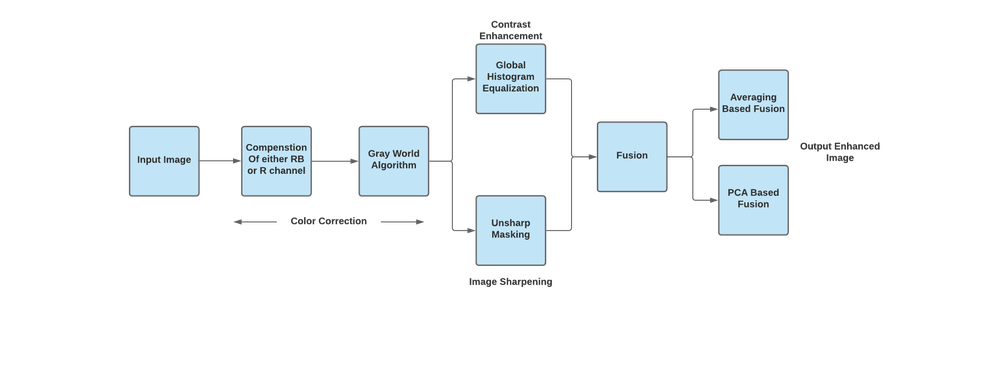
#> input picture images/block_diagram.png, 1000 x 381 px, shrunk from 2308 x 879 before the run
$ python -i uie_web_app.py   (imports and definitions only)
#> lines starting #> are read from the running program, lines starting #| are printed output that depends on the picture
#> further down, picture is the input picture: PIL image 1000x381 RGBA; mean R, G, B, A 20.5, 23.7, 25.4, 28
#!/usr/bin/env python
# coding: utf-8

# # CS517 Project - UnderWater Image Enhancement
# ## Pranjali Bajpai - 2018EEB1243
# ## Yogesh Vaidhya - 2018EEB1277

# Import libraries
from PIL import Image, ImageStat, ImageFilter, ImageOps
from matplotlib import pyplot as plt
import numpy as np
import streamlit as st

# [229 lines left out: functions main, about, image_enhancer, compensate_RB, gray_world, sharpen, not called in this run]

# # Contrast enhancement of white balanced image by Global Histogram Equalization

def hsv_global_equalization(image):
    # Convert to HSV
    hsvimage = image.convert('HSV')
#> hsvimage: PIL image 1000x381 HSV; mean H, S, V 14.4, 5.4, 25.4

    # [7 lines of commented-out code are left out]
    Hue, Saturation, Value = hsvimage.split()
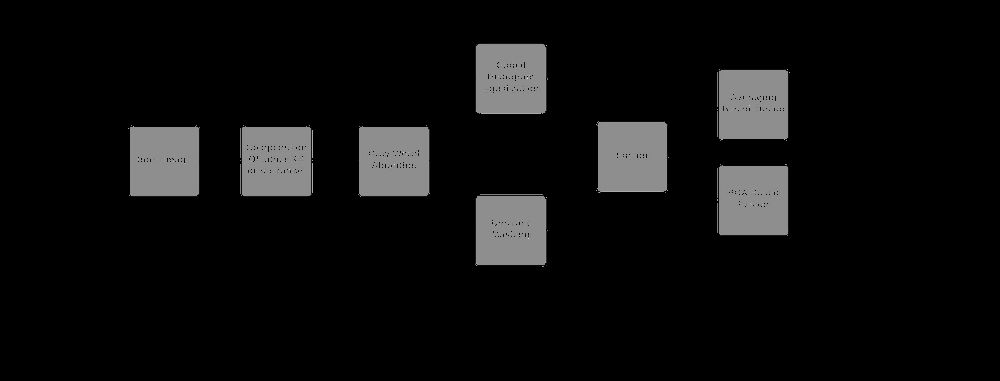
#> Hue: PIL image 1000x381 L; min 0, max 233, mean 14.4
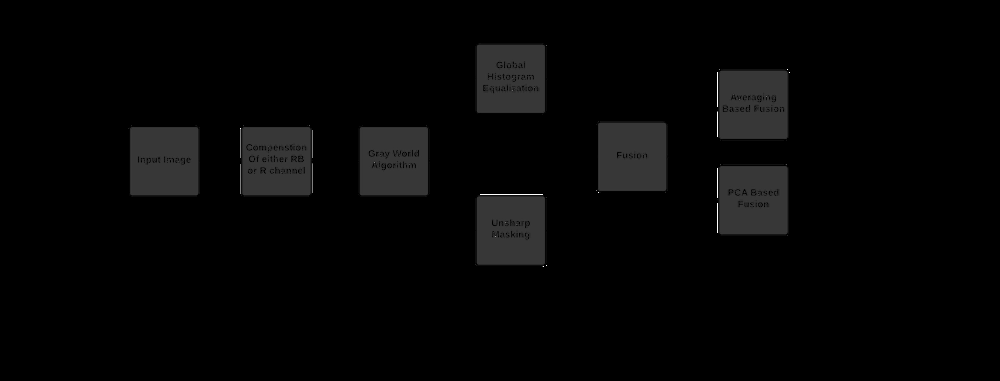
#> Saturation: PIL image 1000x381 L; min 0, max 255, mean 5.4
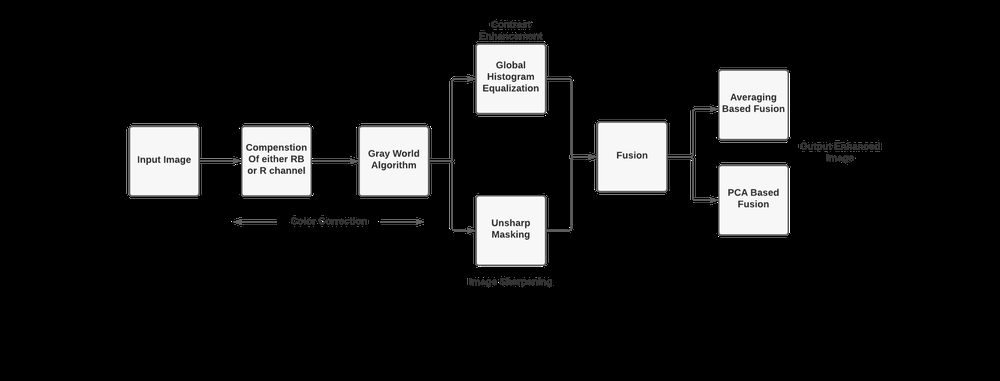
#> Value: PIL image 1000x381 L; min 0, max 255, mean 25.4
    # Perform Equalization on Value Component
    equalizedValue = ImageOps.equalize(Value, mask = None)
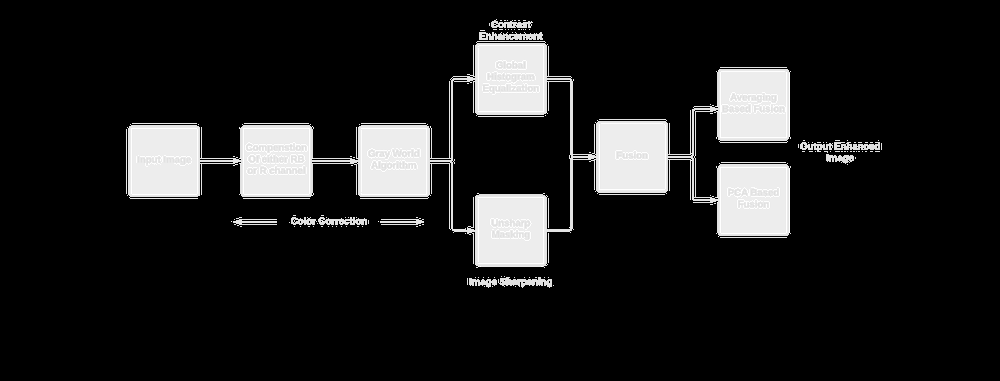
#> equalizedValue: PIL image 1000x381 L; min 0, max 255, mean 29.9

    x, y = image.size
#> x = 1000; y = 381
    # Create the equalized Image
    equalizedIm = np.zeros((y, x, 3), dtype = "uint8")
    equalizedIm[:, :, 0]= Hue;
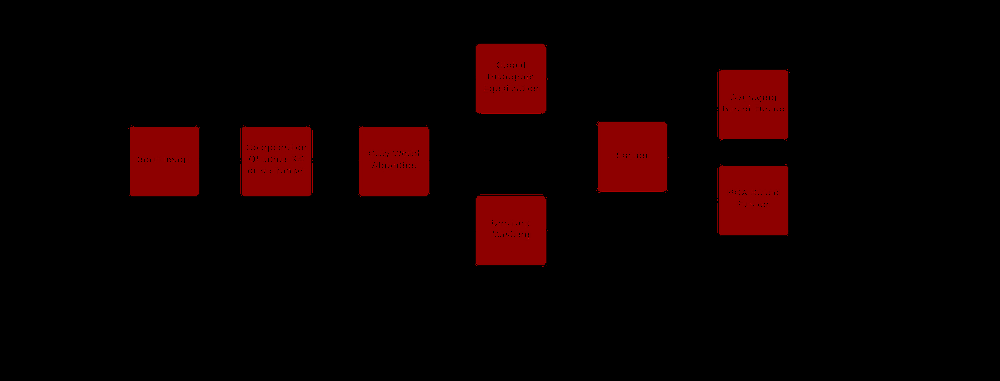
#> equalizedIm: shape (381, 1000, 3); mean R, G, B 14.4, 0, 0
    equalizedIm[:, :, 1]= Saturation;
    equalizedIm[:, :, 2]= equalizedValue;
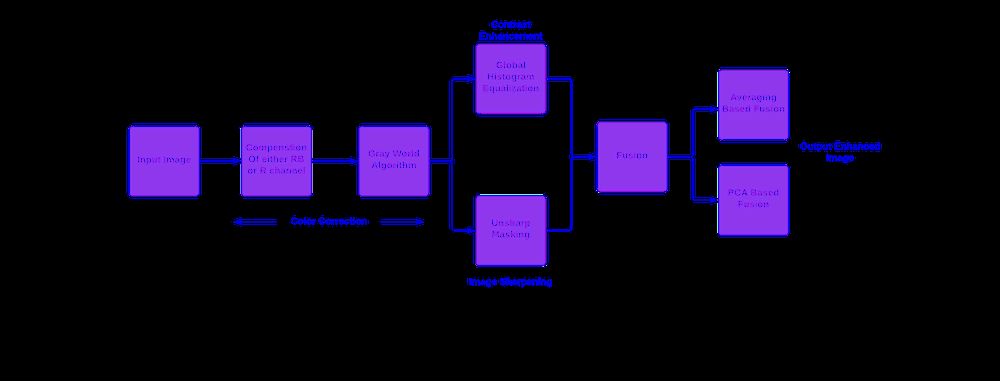
#> equalizedIm: shape (381, 1000, 3); mean R, G, B 14.4, 5.4, 29.9

    # Convert the array to image
    hsvimage = Image.fromarray(equalizedIm, 'HSV')
    # Convert to RGB
    rgbimage = hsvimage.convert('RGB')
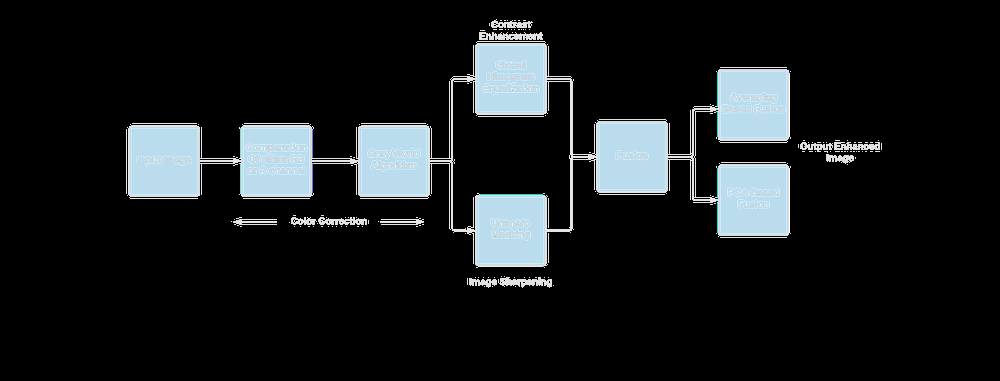
#> rgbimage: PIL image 1000x381 RGB; mean R, G, B 25, 28.3, 29.9

    # Plot equalized image
    # plt.subplot(1, 2, 2)
    # plt.title("Contrast enhanced Image")
    # plt.imshow(rgbimage)

    return rgbimage

# # Fusion of sharpened image and contrast enhanced image

# ## Using averaging method

# [171 lines left out: functions average_fusion, pca_fusion, underwater_image_enhancement, not called in this run]

# [2 lines not run here, left out]

>>> from PIL import Image
>>> picture = Image.open('images/block_diagram.png')
>>> result = hsv_global_equalization(picture)
